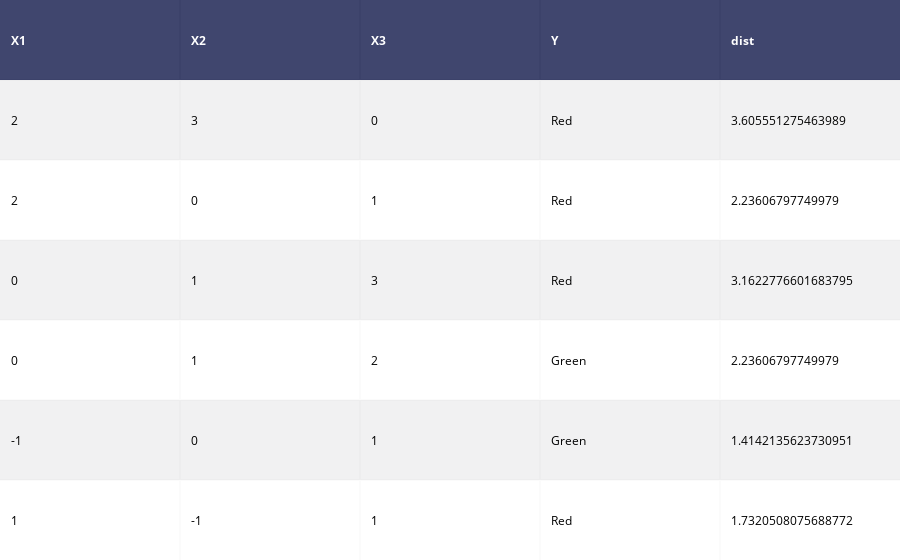

The cell this chart's notebook holds for it:
### Code cell
observations['dist'] = np.linalg.norm(observations[['X1', 'X2', 'X3']]-Xtest, axis=1)
plotly.iplot(ff.create_table(observations))

### Figure 1 — Plotly figure (JSON) as saved in the notebook; plotly's stock layout.template omitted (floating-point values rounded to 4 significant figures)
{"data": [{"colorscale": [[0, "#00083e"], [0.5, "#ededee"], [1, "#ffffff"]], "hoverinfo": "none", "opacity": 0.75, "showscale": false, "type": "heatmap", "uid": "41edb234-064f-4eaf-ab23-c9241425e069", "z": [[0, 0, 0, 0, 0], [0.5, 0.5, 0.5, 0.5, 0.5], [1, 1, 1, 1, 1], [0.5, 0.5, 0.5, 0.5, 0.5], [1, 1, 1, 1, 1], [0.5, 0.5, 0.5, 0.5, 0.5], [1, 1, 1, 1, 1]]}], "layout": {"annotations": [{"align": "left", "font": {"color": "#ffffff"}, "showarrow": false, "text": "<b>X1</b>", "x": -0.45, "xanchor": "left", "xref": "x", "y": 0, "yref": "y"}, {"align": "left", "font": {"color": "#ffffff"}, "showarrow": false, "text": "<b>X2</b>", "x": 0.55, "xanchor": "left", "xref": "x", "y": 0, "yref": "y"}, {"align": "left", "font": {"color": "#ffffff"}, "showarrow": false, "text": "<b>X3</b>", "x": 1.55, "xanchor": "left", "xref": "x", "y": 0, "yref": "y"}, {"align": "left", "font": {"color": "#ffffff"}, "showarrow": false, "text": "<b>Y</b>", "x": 2.55, "xanchor": "left", "xref": "x", "y": 0, "yref": "y"}, {"align": "left", "font": {"color": "#ffffff"}, "showarrow": false, "text": "<b>dist</b>", "x": 3.55, "xanchor": "left", "xref": "x", "y": 0, "yref": "y"}, {"align": "left", "font": {"color": "#000000"}, "showarrow": false, "text": "2", "x": -0.45, "xanchor": "left", "xref": "x", "y": 1, "yref": "y"}, {"align": "left", "font": {"color": "#000000"}, "showarrow": false, "text": "3", "x": 0.55, "xanchor": "left", "xref": "x", "y": 1, "yref": "y"}, {"align": "left", "font": {"color": "#000000"}, "showarrow": false, "text": "0", "x": 1.55, "xanchor": "left", "xref": "x", "y": 1, "yref": "y"}, {"align": "left", "font": {"color": "#000000"}, "showarrow": false, "text": "Red", "x": 2.55, "xanchor": "left", "xref": "x", "y": 1, "yref": "y"}, {"align": "left", "font": {"color": "#000000"}, "showarrow": false, "text": "3.605551275463989", "x": 3.55, "xanchor": "left", "xref": "x", "y": 1, "yref": "y"}, {"align": "left", "font": {"color": "#000000"}, "showarrow": false, "text": "2", "x": -0.45, "xanchor": "left", "xref": "x", "y": 2, "yref": "y"}, {"align": "left", "font": {"color": "#000000"}, "showarrow": false, "text": "0", "x": 0.55, "xanchor": "left", "xref": "x", "y": 2, "yref": "y"}, {"align": "left", "font": {"color": "#000000"}, "showarrow": false, "text": "1", "x": 1.55, "xanchor": "left", "xref": "x", "y": 2, "yref": "y"}, {"align": "left", "font": {"color": "#000000"}, "showarrow": false, "text": "Red", "x": 2.55, "xanchor": "left", "xref": "x", "y": 2, "yref": "y"}, {"align": "left", "font": {"color": "#000000"}, "showarrow": false, "text": "2.23606797749979", "x": 3.55, "xanchor": "left", "xref": "x", "y": 2, "yref": "y"}, {"align": "left", "font": {"color": "#000000"}, "showarrow": false, "text": "0", "x": -0.45, "xanchor": "left", "xref": "x", "y": 3, "yref": "y"}, {"align": "left", "font": {"color": "#000000"}, "showarrow": false, "text": "1", "x": 0.55, "xanchor": "left", "xref": "x", "y": 3, "yref": "y"}, {"align": "left", "font": {"color": "#000000"}, "showarrow": false, "text": "3", "x": 1.55, "xanchor": "left", "xref": "x", "y": 3, "yref": "y"}, {"align": "left", "font": {"color": "#000000"}, "showarrow": false, "text": "Red", "x": 2.55, "xanchor": "left", "xref": "x", "y": 3, "yref": "y"}, {"align": "left", "font": {"color": "#000000"}, "showarrow": false, "text": "3.1622776601683795", "x": 3.55, "xanchor": "left", "xref": "x", "y": 3, "yref": "y"}, {"align": "left", "font": {"color": "#000000"}, "showarrow": false, "text": "0", "x": -0.45, "xanchor": "left", "xref": "x", "y": 4, "yref": "y"}, {"align": "left", "font": {"color": "#000000"}, "showarrow": false, "text": "1", "x": 0.55, "xanchor": "left", "xref": "x", "y": 4, "yref": "y"}, {"align": "left", "font": {"color": "#000000"}, "showarrow": false, "text": "2", "x": 1.55, "xanchor": "left", "xref": "x", "y": 4, "yref": "y"}, {"align": "left", "font": {"color": "#000000"}, "showarrow": false, "text": "Green", "x": 2.55, "xanchor": "left", "xref": "x", "y": 4, "yref": "y"}, {"align": "left", "font": {"color": "#000000"}, "showarrow": false, "text": "2.23606797749979", "x": 3.55, "xanchor": "left", "xref": "x", "y": 4, "yref": "y"}, {"align": "left", "font": {"color": "#000000"}, "showarrow": false, "text": "-1", "x": -0.45, "xanchor": "left", "xref": "x", "y": 5, "yref": "y"}, {"align": "left", "font": {"color": "#000000"}, "showarrow": false, "text": "0", "x": 0.55, "xanchor": "left", "xref": "x", "y": 5, "yref": "y"}, {"align": "left", "font": {"color": "#000000"}, "showarrow": false, "text": "1", "x": 1.55, "xanchor": "left", "xref": "x", "y": 5, "yref": "y"}, {"align": "left", "font": {"color": "#000000"}, "showarrow": false, "text": "Green", "x": 2.55, "xanchor": "left", "xref": "x", "y": 5, "yref": "y"}, {"align": "left", "font": {"color": "#000000"}, "showarrow": false, "text": "1.4142135623730951", "x": 3.55, "xanchor": "left", "xref": "x", "y": 5, "yref": "y"}, {"align": "left", "font": {"color": "#000000"}, "showarrow": false, "text": "1", "x": -0.45, "xanchor": "left", "xref": "x", "y": 6, "yref": "y"}, {"align": "left", "font": {"color": "#000000"}, "showarrow": false, "text": "-1", "x": 0.55, "xanchor": "left", "xref": "x", "y": 6, "yref": "y"}, {"align": "left", "font": {"color": "#000000"}, "showarrow": false, "text": "1", "x": 1.55, "xanchor": "left", "xref": "x", "y": 6, "yref": "y"}, {"align": "left", "font": {"color": "#000000"}, "showarrow": false, "text": "Red", "x": 2.55, "xanchor": "left", "xref": "x", "y": 6, "yref": "y"}, {"align": "left", "font": {"color": "#000000"}, "showarrow": false, "text": "1.7320508075688772", "x": 3.55, "xanchor": "left", "xref": "x", "y": 6, "yref": "y"}], "autosize": true, "margin": {"b": 0, "l": 0, "r": 0, "t": 0}, "xaxis": {"autorange": true, "dtick": 1, "gridwidth": 2, "range": [-0.5, 4.5], "showticklabels": false, "tick0": -0.5, "ticks": "", "zeroline": false}, "yaxis": {"autorange": true, "dtick": 1, "gridwidth": 2, "range": [6.5, -0.5], "showticklabels": false, "tick0": 0.5, "ticks": "", "zeroline": false}}}
